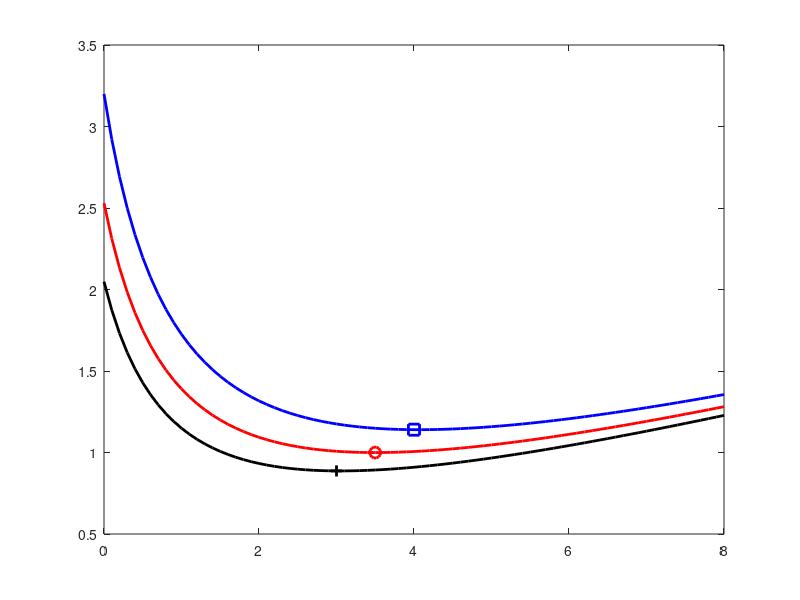

The MATLAB source for this figure: (Note: this script raises an error after producing the figure.)
clear
lambda = 4;
mu = 4;
rho = lambda / mu;
k = 320;
c = 10;


x_opt = (2*k*lambda^3/c^2)^(1/4) - 1;

B = 0 : .1  : 8;
% given x*
f1 = (1/lambda) .* (B./2) + k*lambda^2/c^2 .*(1/(x_opt+1))^2 .* (1./(B+1));
f1_x = (1/lambda) .* (x_opt./2) + k*lambda^2/c^2 .*(1/(x_opt+1))^2 .* (1./(x_opt+1));

% given x_floor
f2 = (1/lambda) .* (B./2) + k*lambda^2/c^2 .*(1/(floor(x_opt)+1))^2 .* (1./(B+1));
x2 = floor(x_opt):ceil(x_opt);
f2_x = (1/lambda) .* (x2./2) + k*lambda^2/c^2 .*(1/(floor(x_opt)+1))^2 .* (1./(x2+1));
[y2, index2] = min(f2_x);

% given x_ceiling
f3 = (1/lambda) .* (B./2) + k*lambda^2/c^2 .*(1/(floor(x_opt)+1+1))^2 .* (1./(B+1));
x3 = floor(x_opt):ceil(x_opt);
f3_x = (1/lambda) .* ((x3)./2) + k*lambda^2/c^2 .*(1/(floor(x_opt)+1+1))^2 .* (1./((x3)+1));
[y3, index3] = min(f3_x);

figure(887)
plot(B, f1, 'r','LineWidth',2,'MarkerSize',2)
hold on
plot(B, f2, 'b','LineWidth',2,'MarkerSize',2)
plot(B, f3, 'k','LineWidth',2,'MarkerSize',2)

plot(x_opt, f1_x, 'r-o','LineWidth',2,'MarkerSize',8)
plot(x2(index2), y2, 'b-s','LineWidth',2,'MarkerSize',8)
plot(x3(index3), y3, 'k-+','LineWidth',2,'MarkerSize',8)
title('\rho = ' + string(rho) + ', k = ' + string(k) + ', c = ' + string(c), 'FontSize', 15)
legend({'given x^* = ' + string(x_opt), 'given \lfloor {x^*} \rfloor = ' + string(floor(x_opt)), 'given \lceil x^*\rceil =' + string(ceil(x_opt))}, 'FontSize', 16)
grid on
